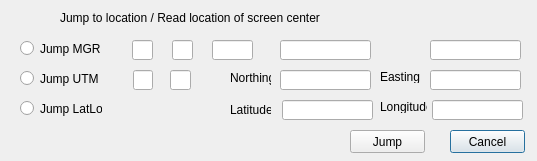
<?xml version="1.0" encoding="UTF-8"?>
<ui version="4.0">
 <class>dialogLocJump</class>
 <widget class="QDialog" name="dialogLocJump">
  <property name="geometry">
   <rect>
    <x>0</x>
    <y>0</y>
    <width>537</width>
    <height>161</height>
   </rect>
  </property>
  <property name="windowTitle">
   <string>dialogLocJump</string>
  </property>
  <widget class="QRadioButton" name="mgrsButton">
   <property name="geometry">
    <rect>
     <x>20</x>
     <y>40</y>
     <width>81</width>
     <height>17</height>
    </rect>
   </property>
   <property name="text">
    <string>Jump MGRS</string>
   </property>
  </widget>
  <widget class="QRadioButton" name="utmButton">
   <property name="geometry">
    <rect>
     <x>20</x>
     <y>70</y>
     <width>81</width>
     <height>17</height>
    </rect>
   </property>
   <property name="text">
    <string>Jump UTM</string>
   </property>
  </widget>
  <widget class="QRadioButton" name="latButton">
   <property name="geometry">
    <rect>
     <x>20</x>
     <y>100</y>
     <width>82</width>
     <height>17</height>
    </rect>
   </property>
   <property name="text">
    <string>Jump LatLon</string>
   </property>
  </widget>
  <widget class="QLabel" name="label">
   <property name="geometry">
    <rect>
     <x>60</x>
     <y>10</y>
     <width>301</width>
     <height>16</height>
    </rect>
   </property>
   <property name="text">
    <string>Jump to location / Read location of screen center</string>
   </property>
  </widget>
  <widget class="QPushButton" name="cancelButton">
   <property name="geometry">
    <rect>
     <x>450</x>
     <y>130</y>
     <width>75</width>
     <height>23</height>
    </rect>
   </property>
   <property name="text">
    <string>Cancel</string>
   </property>
  </widget>
  <widget class="QLineEdit" name="longEdit">
   <property name="geometry">
    <rect>
     <x>432</x>
     <y>100</y>
     <width>91</width>
     <height>20</height>
    </rect>
   </property>
  </widget>
  <widget class="QLineEdit" name="latEdit">
   <property name="geometry">
    <rect>
     <x>282</x>
     <y>100</y>
     <width>91</width>
     <height>20</height>
    </rect>
   </property>
  </widget>
  <widget class="QLabel" name="label_2">
   <property name="geometry">
    <rect>
     <x>230</x>
     <y>100</y>
     <width>41</width>
     <height>20</height>
    </rect>
   </property>
   <property name="text">
    <string>Latitude</string>
   </property>
  </widget>
  <widget class="QLabel" name="label_3">
   <property name="geometry">
    <rect>
     <x>380</x>
     <y>100</y>
     <width>47</width>
     <height>13</height>
    </rect>
   </property>
   <property name="text">
    <string>Longitude</string>
   </property>
  </widget>
  <widget class="QLineEdit" name="northEdit">
   <property name="geometry">
    <rect>
     <x>280</x>
     <y>70</y>
     <width>91</width>
     <height>20</height>
    </rect>
   </property>
  </widget>
  <widget class="QLineEdit" name="eastEdit">
   <property name="geometry">
    <rect>
     <x>430</x>
     <y>70</y>
     <width>91</width>
     <height>20</height>
    </rect>
   </property>
  </widget>
  <widget class="QLineEdit" name="mgrsnEdit">
   <property name="geometry">
    <rect>
     <x>280</x>
     <y>40</y>
     <width>91</width>
     <height>20</height>
    </rect>
   </property>
  </widget>
  <widget class="QLineEdit" name="mgrseEdit">
   <property name="geometry">
    <rect>
     <x>430</x>
     <y>40</y>
     <width>91</width>
     <height>20</height>
    </rect>
   </property>
  </widget>
  <widget class="QLineEdit" name="mgrsxEdit">
   <property name="geometry">
    <rect>
     <x>212</x>
     <y>40</y>
     <width>41</width>
     <height>20</height>
    </rect>
   </property>
  </widget>
  <widget class="QLineEdit" name="mgrsZoneLatEdit">
   <property name="geometry">
    <rect>
     <x>172</x>
     <y>40</y>
     <width>21</width>
     <height>20</height>
    </rect>
   </property>
  </widget>
  <widget class="QLineEdit" name="utmZoneLatEdit">
   <property name="geometry">
    <rect>
     <x>170</x>
     <y>70</y>
     <width>21</width>
     <height>20</height>
    </rect>
   </property>
  </widget>
  <widget class="QPushButton" name="JumpButton">
   <property name="geometry">
    <rect>
     <x>350</x>
     <y>130</y>
     <width>75</width>
     <height>23</height>
    </rect>
   </property>
   <property name="text">
    <string>Jump</string>
   </property>
  </widget>
  <widget class="QLineEdit" name="mgrsZonLonEdit">
   <property name="geometry">
    <rect>
     <x>132</x>
     <y>40</y>
     <width>21</width>
     <height>20</height>
    </rect>
   </property>
  </widget>
  <widget class="QLineEdit" name="utmZoneLonEdit">
   <property name="geometry">
    <rect>
     <x>133</x>
     <y>70</y>
     <width>20</width>
     <height>20</height>
    </rect>
   </property>
  </widget>
  <widget class="QLabel" name="label_4">
   <property name="geometry">
    <rect>
     <x>230</x>
     <y>70</y>
     <width>41</width>
     <height>16</height>
    </rect>
   </property>
   <property name="text">
    <string>Northing</string>
   </property>
  </widget>
  <widget class="QLabel" name="label_5">
   <property name="geometry">
    <rect>
     <x>380</x>
     <y>70</y>
     <width>47</width>
     <height>13</height>
    </rect>
   </property>
   <property name="text">
    <string>Easting</string>
   </property>
  </widget>
 </widget>
 <layoutdefault spacing="6" margin="11"/>
 <resources/>
 <connections>
  <connection>
   <sender>mgrsButton</sender>
   <signal>clicked()</signal>
   <receiver>dialogLocJump</receiver>
   <slot>doMgrs()</slot>
   <hints>
    <hint type="sourcelabel">
     <x>46</x>
     <y>46</y>
    </hint>
    <hint type="destinationlabel">
     <x>43</x>
     <y>33</y>
    </hint>
   </hints>
  </connection>
  <connection>
   <sender>utmButton</sender>
   <signal>clicked()</signal>
   <receiver>dialogLocJump</receiver>
   <slot>doUtm()</slot>
   <hints>
    <hint type="sourcelabel">
     <x>61</x>
     <y>76</y>
    </hint>
    <hint type="destinationlabel">
     <x>16</x>
     <y>83</y>
    </hint>
   </hints>
  </connection>
  <connection>
   <sender>latButton</sender>
   <signal>clicked()</signal>
   <receiver>dialogLocJump</receiver>
   <slot>doLatLon()</slot>
   <hints>
    <hint type="sourcelabel">
     <x>56</x>
     <y>109</y>
    </hint>
    <hint type="destinationlabel">
     <x>58</x>
     <y>118</y>
    </hint>
   </hints>
  </connection>
  <connection>
   <sender>JumpButton</sender>
   <signal>clicked()</signal>
   <receiver>dialogLocJump</receiver>
   <slot>doJump()</slot>
   <hints>
    <hint type="sourcelabel">
     <x>361</x>
     <y>142</y>
    </hint>
    <hint type="destinationlabel">
     <x>334</x>
     <y>138</y>
    </hint>
   </hints>
  </connection>
  <connection>
   <sender>cancelButton</sender>
   <signal>clicked()</signal>
   <receiver>dialogLocJump</receiver>
   <slot>reject()</slot>
   <hints>
    <hint type="sourcelabel">
     <x>482</x>
     <y>138</y>
    </hint>
    <hint type="destinationlabel">
     <x>476</x>
     <y>21</y>
    </hint>
   </hints>
  </connection>
 </connections>
 <slots>
  <slot>doMgrs()</slot>
  <slot>doUtm()</slot>
  <slot>doLatLon()</slot>
  <slot>doJump()</slot>
 </slots>
</ui>
